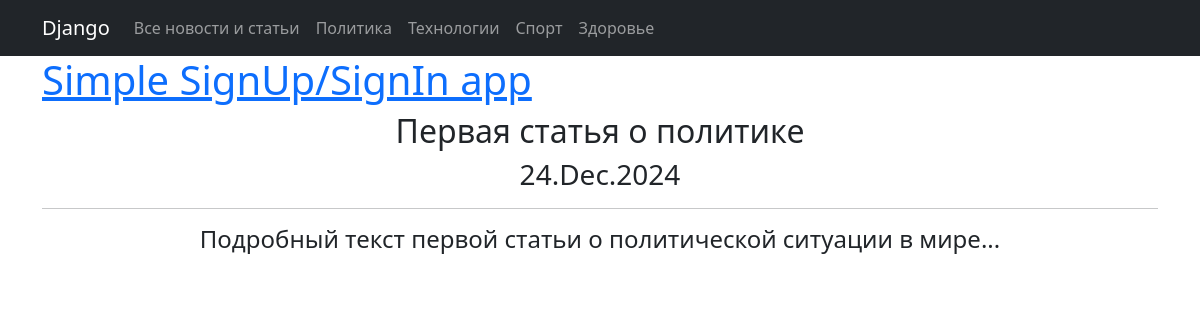
/posts/1, run on the app's committed database.
### post_news/models.py (models this page shows, shortened)
class Post(models.Model):
    NEWS = 'NW'
    ARTICLE = 'AR'
    POST_TYPES = [
        (NEWS, 'Новость'),
        (ARTICLE, 'Статья')
    ]
    author = models.ForeignKey(Author, on_delete=models.CASCADE)
    post_type = models.CharField(max_length=2, choices=POST_TYPES, default=NEWS)
    created_at = models.DateTimeField(auto_now_add=True)
    categories = models.ManyToManyField(Category, through='PostCategory')
    title = models.CharField(max_length=255)
    text = models.TextField()
    rating = models.IntegerField(default=0)

### post_news/views.py (the view)
# urls.py: path('<int:pk>', PostDetail.as_view(), name='post_detail'),
class PostDetail(DetailView):
    model = Post
    template_name = 'post.html'
    context_object_name = 'post'

### post_news/templatetags/custom_filters.py (called while the page is built)
@register.filter()
def censor(value):
    bad_words = ['редиска', 'дурак', 'идиот']
    if not isinstance(value, str):
        return value
    for word in bad_words:
        censored_word = word[0] + '*' * (len(word) - 1)
        value = value.replace(word, censored_word)
        value = value.replace(word.capitalize(), censored_word.capitalize())
    return value

### templates/post.html (shortened to what this page needs)
{% extends 'flatpages/default.html' %}
{% load custom_filters %}
{% block content %}
<h2>{{ post.title }}</h2>
   <h3>{{ post.created_at|date:'d.M.Y' }}</h3>
   <hr>
<h4>{{ post.text|censor }}</h4>
{% endblock content %}

### data on the page
Post: title "Первая статья о политике", created_at "24.Dec.2024", text|censor "Подробный текст первой статьи о политической ситуации в мире..."
